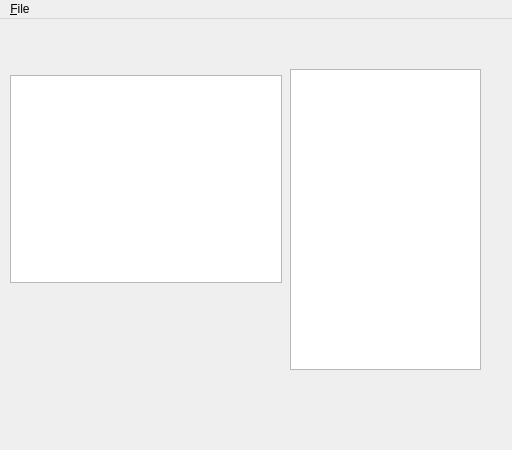
<?xml version="1.0" encoding="UTF-8"?>
<ui version="4.0">
 <class>Suede</class>
 <widget class="QMainWindow" name="Suede">
  <property name="geometry">
   <rect>
    <x>0</x>
    <y>0</y>
    <width>512</width>
    <height>450</height>
   </rect>
  </property>
  <property name="windowTitle">
   <string>QMaze</string>
  </property>
  <widget class="QWidget" name="centralWidget">
   <widget class="Canvas" name="canvas" native="true">
    <property name="geometry">
     <rect>
      <x>9</x>
      <y>25</y>
      <width>256</width>
      <height>25</height>
     </rect>
    </property>
   </widget>
   <widget class="Console" name="console" native="true">
    <property name="geometry">
     <rect>
      <x>9</x>
      <y>55</y>
      <width>274</width>
      <height>210</height>
     </rect>
    </property>
    <property name="sizePolicy">
     <sizepolicy hsizetype="Preferred" vsizetype="Preferred">
      <horstretch>0</horstretch>
      <verstretch>0</verstretch>
     </sizepolicy>
    </property>
    <property name="minimumSize">
     <size>
      <width>0</width>
      <height>0</height>
     </size>
    </property>
    <property name="maximumSize">
     <size>
      <width>16777215</width>
      <height>16777215</height>
     </size>
    </property>
    <layout class="QVBoxLayout" name="verticalLayout">
     <property name="leftMargin">
      <number>1</number>
     </property>
     <property name="topMargin">
      <number>1</number>
     </property>
     <property name="rightMargin">
      <number>1</number>
     </property>
     <property name="bottomMargin">
      <number>1</number>
     </property>
     <item>
      <widget class="QTableWidget" name="view">
       <property name="sizePolicy">
        <sizepolicy hsizetype="Preferred" vsizetype="Preferred">
         <horstretch>0</horstretch>
         <verstretch>0</verstretch>
        </sizepolicy>
       </property>
       <property name="editTriggers">
        <set>QAbstractItemView::NoEditTriggers</set>
       </property>
       <property name="alternatingRowColors">
        <bool>true</bool>
       </property>
       <property name="selectionBehavior">
        <enum>QAbstractItemView::SelectRows</enum>
       </property>
       <property name="showGrid">
        <bool>true</bool>
       </property>
       <property name="gridStyle">
        <enum>Qt::NoPen</enum>
       </property>
       <attribute name="horizontalHeaderVisible">
        <bool>false</bool>
       </attribute>
       <attribute name="verticalHeaderVisible">
        <bool>false</bool>
       </attribute>
      </widget>
     </item>
    </layout>
   </widget>
   <widget class="Hierarchy" name="hierarchy">
    <property name="geometry">
     <rect>
      <x>290</x>
      <y>50</y>
      <width>191</width>
      <height>301</height>
     </rect>
    </property>
    <property name="editTriggers">
     <set>QAbstractItemView::EditKeyPressed</set>
    </property>
    <attribute name="headerVisible">
     <bool>false</bool>
    </attribute>
   </widget>
  </widget>
  <widget class="QMenuBar" name="menuBar">
   <property name="geometry">
    <rect>
     <x>0</x>
     <y>0</y>
     <width>512</width>
     <height>23</height>
    </rect>
   </property>
   <widget class="QMenu" name="menu_File">
    <property name="title">
     <string>&amp;File</string>
    </property>
    <addaction name="actionScreenCapture"/>
    <addaction name="action_Exit"/>
   </widget>
   <addaction name="menu_File"/>
  </widget>
  <action name="action_Exit">
   <property name="text">
    <string>&amp;Exit</string>
   </property>
  </action>
  <action name="actionScreenCapture">
   <property name="text">
    <string>ScreenCapture</string>
   </property>
  </action>
 </widget>
 <layoutdefault spacing="6" margin="11"/>
 <customwidgets>
  <customwidget>
   <class>Canvas</class>
   <extends>QWidget</extends>
   <header>windows/canvas.h</header>
   <container>1</container>
  </customwidget>
  <customwidget>
   <class>Console</class>
   <extends>QWidget</extends>
   <header>windows/console.h</header>
   <container>1</container>
  </customwidget>
  <customwidget>
   <class>Hierarchy</class>
   <extends>QTreeView</extends>
   <header>windows/hierarchy.h</header>
  </customwidget>
 </customwidgets>
 <resources>
  <include location="../suede.qrc"/>
 </resources>
 <connections/>
</ui>
